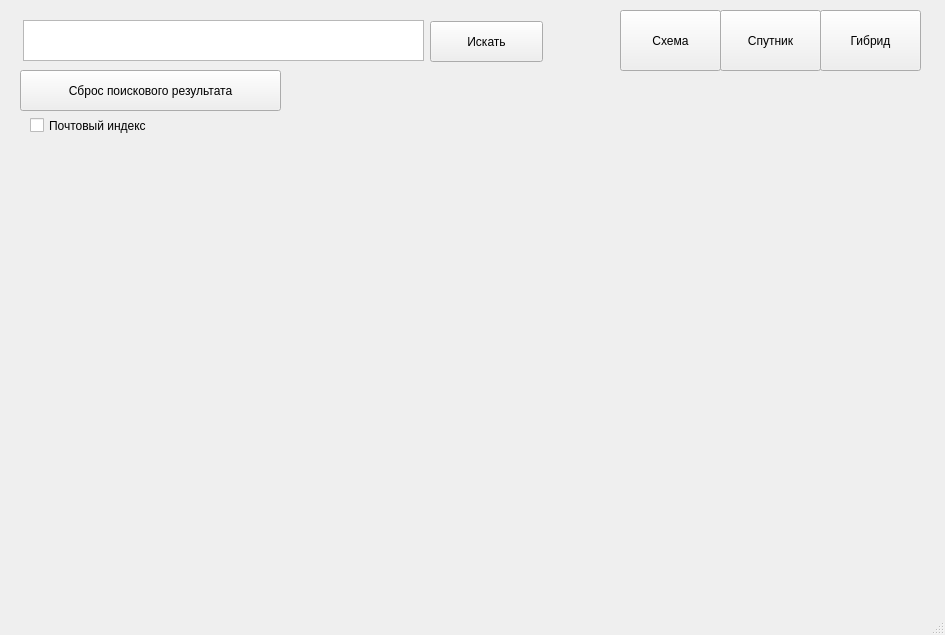
<?xml version="1.0" encoding="UTF-8"?>
<ui version="4.0">
 <class>MainWindow</class>
 <widget class="QMainWindow" name="MainWindow">
  <property name="geometry">
   <rect>
    <x>0</x>
    <y>0</y>
    <width>945</width>
    <height>635</height>
   </rect>
  </property>
  <property name="windowTitle">
   <string>Maps API</string>
  </property>
  <widget class="QWidget" name="centralwidget">
   <widget class="QPushButton" name="delete_2">
    <property name="geometry">
     <rect>
      <x>20</x>
      <y>70</y>
      <width>261</width>
      <height>41</height>
     </rect>
    </property>
    <property name="text">
     <string>Сброс поискового результата</string>
    </property>
   </widget>
   <widget class="QCheckBox" name="index">
    <property name="geometry">
     <rect>
      <x>30</x>
      <y>110</y>
      <width>141</width>
      <height>31</height>
     </rect>
    </property>
    <property name="text">
     <string>Почтовый индекс</string>
    </property>
   </widget>
   <widget class="QTextEdit" name="search_field">
    <property name="geometry">
     <rect>
      <x>23</x>
      <y>20</y>
      <width>401</width>
      <height>41</height>
     </rect>
    </property>
   </widget>
   <widget class="QPushButton" name="shema">
    <property name="geometry">
     <rect>
      <x>620</x>
      <y>10</y>
      <width>101</width>
      <height>61</height>
     </rect>
    </property>
    <property name="text">
     <string>Схема</string>
    </property>
   </widget>
   <widget class="QPushButton" name="sputnik">
    <property name="geometry">
     <rect>
      <x>720</x>
      <y>10</y>
      <width>101</width>
      <height>61</height>
     </rect>
    </property>
    <property name="text">
     <string>Спутник</string>
    </property>
   </widget>
   <widget class="QPushButton" name="gibrid">
    <property name="geometry">
     <rect>
      <x>820</x>
      <y>10</y>
      <width>101</width>
      <height>61</height>
     </rect>
    </property>
    <property name="text">
     <string>Гибрид</string>
    </property>
   </widget>
   <widget class="QPushButton" name="search">
    <property name="geometry">
     <rect>
      <x>430</x>
      <y>21</y>
      <width>113</width>
      <height>41</height>
     </rect>
    </property>
    <property name="text">
     <string>Искать</string>
    </property>
   </widget>
  </widget>
  <widget class="QMenuBar" name="menubar">
   <property name="geometry">
    <rect>
     <x>0</x>
     <y>0</y>
     <width>945</width>
     <height>22</height>
    </rect>
   </property>
  </widget>
  <widget class="QStatusBar" name="statusbar"/>
 </widget>
 <resources/>
 <connections/>
</ui>
